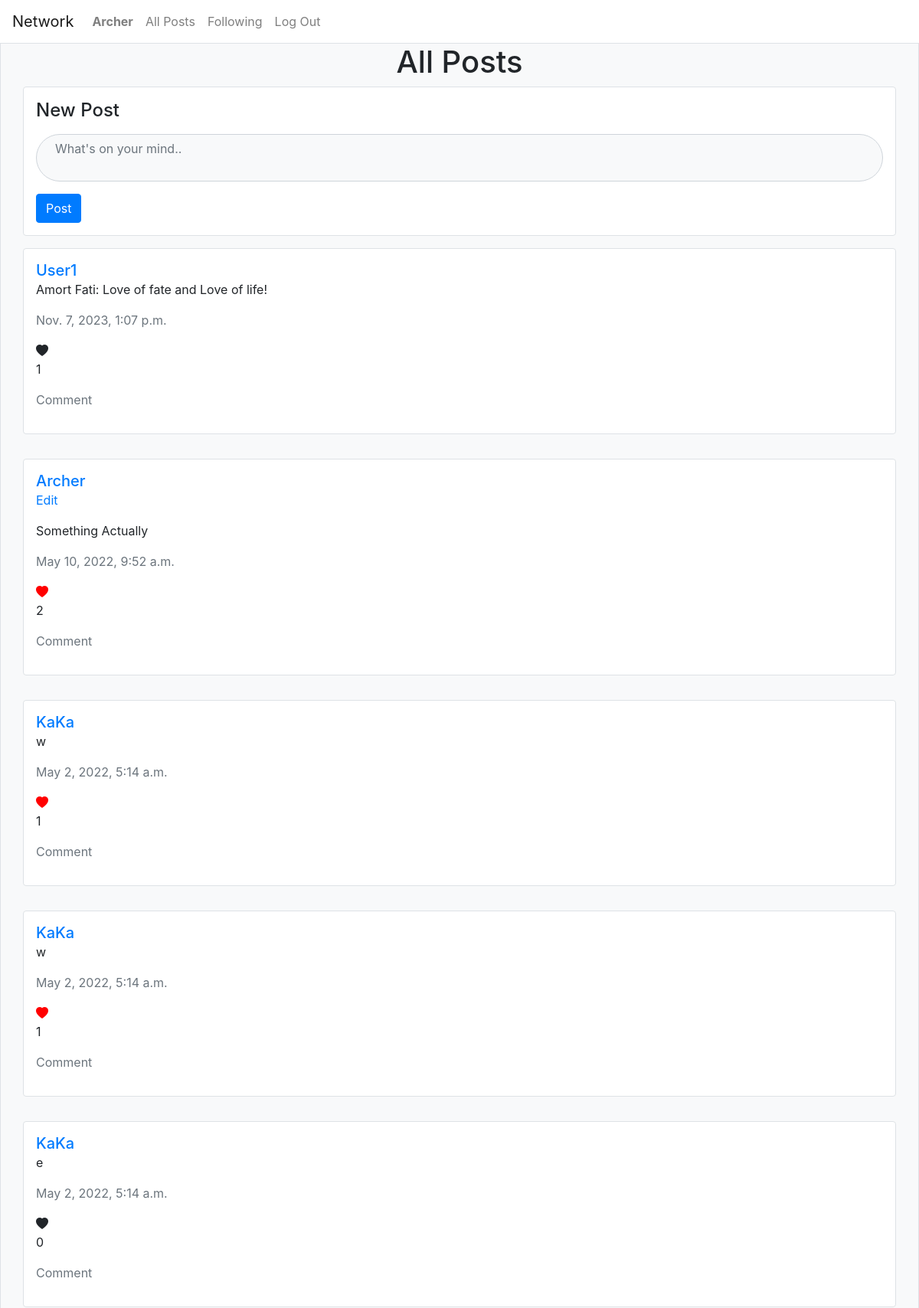
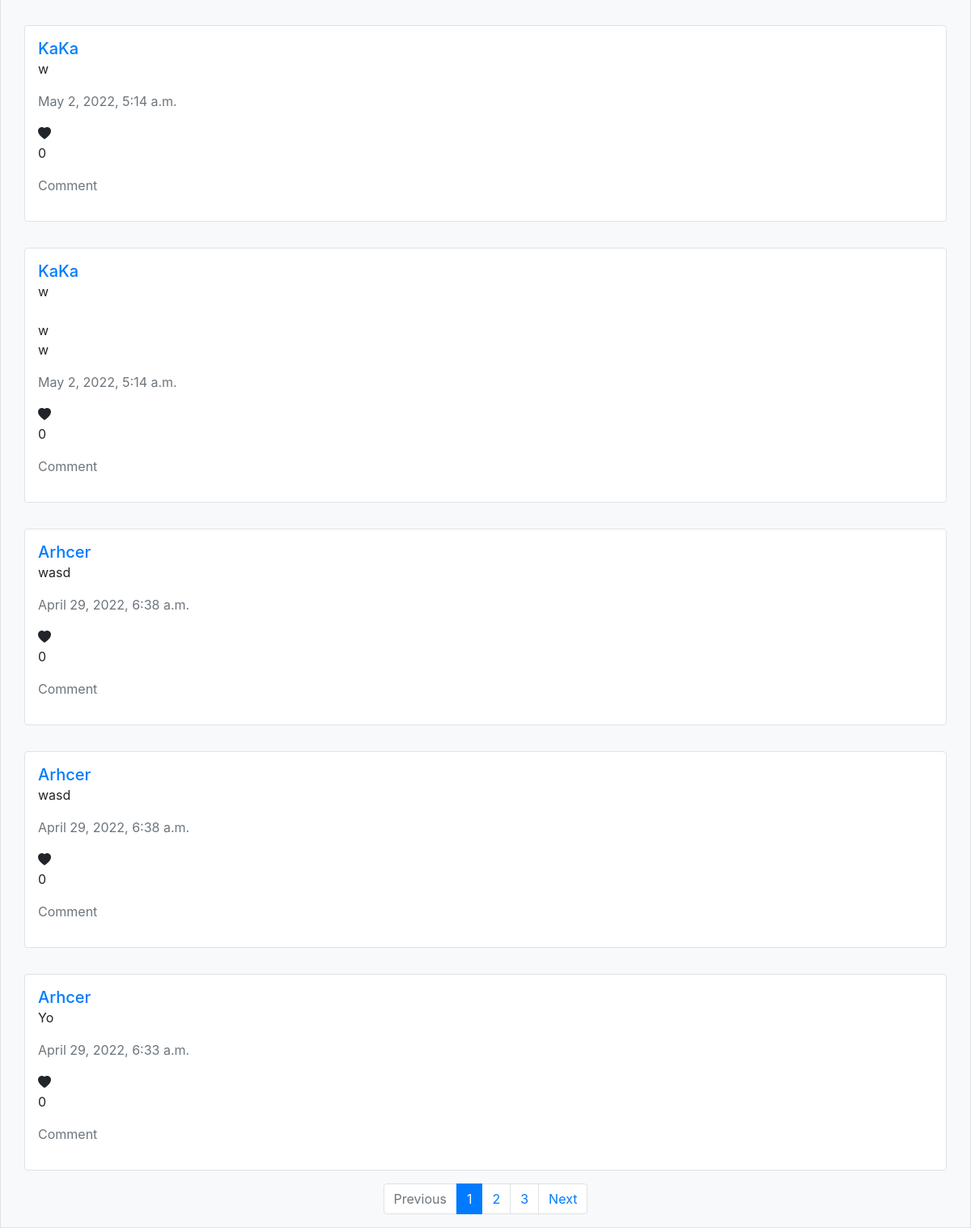
/ (signed in), run on the app's committed database (2 pictures, top to bottom).
### network/models.py (models this page shows, shortened)
class User(AbstractUser):
    following = models.ManyToManyField(
        "self", null=True, blank=True, symmetrical=False, related_name="follower")
    liked_post = models.ManyToManyField(
        "Post", null=True, blank=True, related_name="liked_user")
    liked_comment = models.ManyToManyField(
        "Comment", null=True, blank=True, related_name="liked_user")

class BaseModel(models.Model):
    content = models.TextField()
    likes = models.PositiveIntegerField(default=0)
    date_created = models.DateTimeField(auto_now_add=True)
    class Meta:
        abstract = True

class Post(BaseModel):
    author = models.ForeignKey(
        settings.AUTH_USER_MODEL, null=True, on_delete=models.SET_NULL, related_name="post")

### network/views.py (the view)
# urls.py: path("", views.index, name="index"),
def index(request):
    posts = Post.objects.all().order_by("-date_created")
    paginator = Paginator(posts, 10)
    page_number = request.GET.get("pnum", 1)
    page_obj = paginator.get_page(page_number)
    if request.user.is_authenticated:
        for obj in page_obj:
            obj.is_liked = request.user.liked_post.filter(pk=obj.id).exists()
    return render(request, "network/index.html", {
        "page_obj": page_obj,
        "title": "All Posts",
        "name": "index"
    })

### network/templates/network/index.html (shortened to what this page needs)
{% extends "network/layout.html" %}
{% block body %}
    <h1 class="text-left">{{ title }}</h1>
    <div class="container p-3 rounded border border-1 bg-white">
        <form action="{% url 'post' %}" method="POST">
            <label for="post-content" class="form-label h4 mb-3">New Post</label>
            <textarea id="post-content" class="form-control mb-3 px-4 rounded-pill word-break bg-light" name="content" rows="2" placeholder="What's on your mind.." class="form-control" required></textarea>
            <input type="submit" value="Post" class="btn btn-primary">
        </form>
    </div>
    {% include "network/content.html" %}
{% endblock %}

### network/templates/network/layout.html (shortened to what this page needs)
{% load static %}
<!DOCTYPE html>
<html lang="en">
    <head>
        <link rel="stylesheet" type="text/css" href="{% static 'network/styles.css' %}?{% now 'U' %}" >
        <link rel="stylesheet" href="https://stackpath.bootstrapcdn.com/bootstrap/4.4.1/css/bootstrap.min.css">
        <link rel="stylesheet" href="https://cdn.jsdelivr.net/npm/bootstrap-icons@1.8.1/font/bootstrap-icons.css">
    </head>
    <body class="bg-light">
        <nav class="navbar navbar-expand-lg navbar-light bg-white">
            <a class="navbar-brand" href="#">Network</a>
            <div>
              <ul class="navbar-nav mr-auto">
                {% if user.is_authenticated %}
                    <li class="nav-item">
                        <a class="nav-link" href="{% url 'profile' user.id %}"><strong>{{ user.username }}</strong></a>
                    </li>
                {% endif %}
                <li class="nav-item">
                  <a class="nav-link" href="{% url 'index' %}">All Posts</a>
                </li>
                {% if user.is_authenticated %}
                    <li class="nav-item">
                        <a class="nav-link" href="{% url 'following' %}">Following</a>
                    </li>
                    <li class="nav-item">
                        <a class="nav-link" href="{% url 'logout' %}">Log Out</a>
                    </li>
                {% endif %}
              </ul>
            </div>
          </nav>
        <div class="body d-flex flex-column align-items-center border border-1">
            {% block body %}
            {% endblock %}
        </div>
    </body>
</html>

### network/templates/network/content.html
{% for post in page_obj %}
    <div class="container my-3 p-3 rounded border border-1 bg-white">
        <a href="{% url 'profile' post.author.id %}" class="h5">{{ post.author.username }}</a>
        <div class="content-container" data-id="{{ post.id }}">
            {% if post.author == request.user %}
                <p class="edit-post-btn text-primary">Edit</p>
            {% endif %}
            <p class="content">{{ post.content }}</p>
        </div>
        <p class="date-created text-muted">{{ post.date_created }}</p>
        {% if post.is_liked %}
            <i class="like-post-btn bi bi-heart-fill" style="color: red" data-id="{{ post.id }}"></i>
        {% else %}
            <i class="like-post-btn bi bi-heart-fill" data-id="{{ post.id }}"></i>
        {% endif %}
        <p class="like-count">{{ post.likes }}</p>
        <p class="comment text-muted" data-id="{{ post.id }}">Comment</p>
    </div>
{% empty %}
    <h1>No post yet.</h1>
{% endfor %}
<nav aria-label="Page navigation">
    <ul class="pagination">
        {% if page_obj.has_previous %}
            <li class="page-item"><a class="page-link" href="?pnum={{ page_obj.previous_page_number }}">Previous</a></li>
        {% else %}
            <li class="page-item disabled"><a class="page-link" href="#">Previous</a></li>
        {% endif %}
        {% for i in page_obj.paginator.page_range %}
            {% if i <= page_obj.number|add:2 and i >= page_obj.number|add:-2 %}
                {% if i == page_obj.number %}
                    <li class="page-item active"><a class="page-link" href="?pnum={{ i }}">{{ i }}</a></li>
                {% else %}
                    <li class="page-item"><a class="page-link" href="?pnum={{ i }}">{{ i }}</a></li>
                {% endif %}
            {% endif %}
        {% endfor %}
        {% if page_obj.has_next %}
            <li class="page-item"><a class="page-link" href="?pnum={{ page_obj.next_page_number }}">Next</a></li>
        {% else %}
            <li class="page-item disabled"><a class="page-link" href="#">Next</a></li>
        {% endif %}
    </ul>
</nav>

### network/static/network/styles.css (style rules this page uses)
textarea.form-control { resize: none; }
.content { word-wrap: break-word; white-space: pre-wrap; word-break: break-word; }
.like-post-btn, .like-comment-btn, .edit-post-btn, .comment { user-select: none; cursor: pointer; }

### data on the page
User: username "Archer"
Post: author.username "User1", content "Amort Fati: Love of fate and Love of life!", date_created "Nov. 7, 2023, 1:07 p.m.", likes "1"
Post: author.username "Archer", shows "Edit", content "Something Actually", date_created "May 10, 2022, 9:52 a.m.", likes "2"
Post: author.username "KaKa", content "w", date_created "May 2, 2022, 5:14 a.m.", likes "1"
Post: author.username "KaKa", content "w", date_created "May 2, 2022, 5:14 a.m.", likes "1"
Post: author.username "KaKa", content "e", date_created "May 2, 2022, 5:14 a.m.", likes "0"
Post: author.username "KaKa", content "w", date_created "May 2, 2022, 5:14 a.m.", likes "0"
Post: author.username "KaKa", content "w w w", date_created "May 2, 2022, 5:14 a.m.", likes "0"
Post: author.username "Arhcer", content "wasd", date_created "April 29, 2022, 6:38 a.m.", likes "0"
Post: author.username "Arhcer", content "wasd", date_created "April 29, 2022, 6:38 a.m.", likes "0"
Post: author.username "Arhcer", content "Yo", date_created "April 29, 2022, 6:33 a.m.", likes "0"

### other printed values
{{ title }} "All Posts"
{{ i }} "1"
{{ i }} "2" "3"
